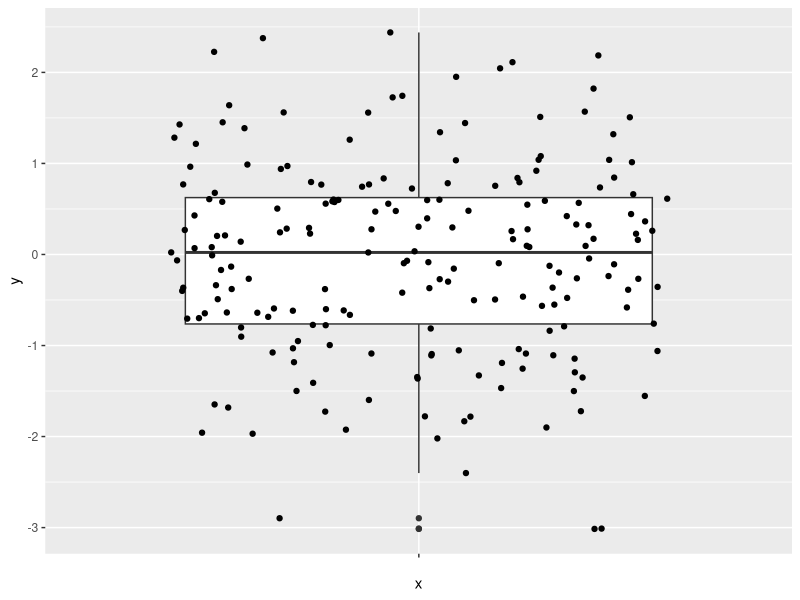
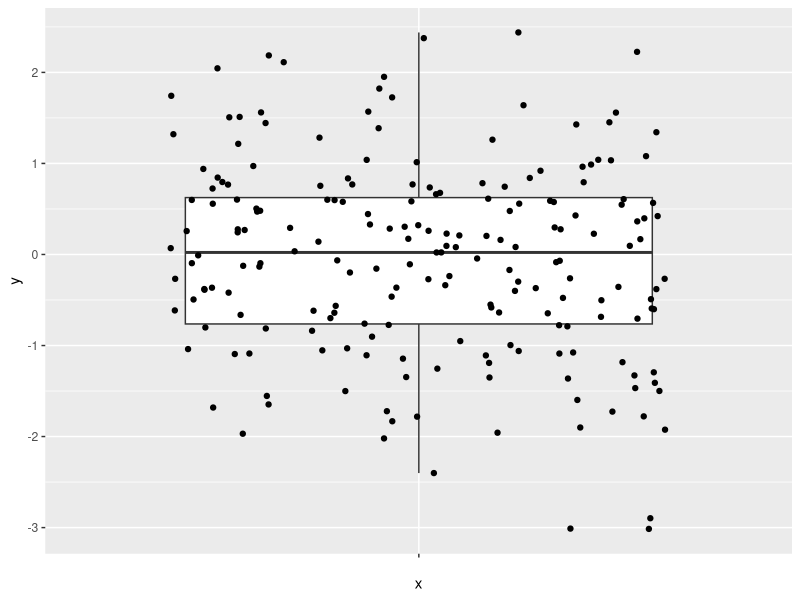
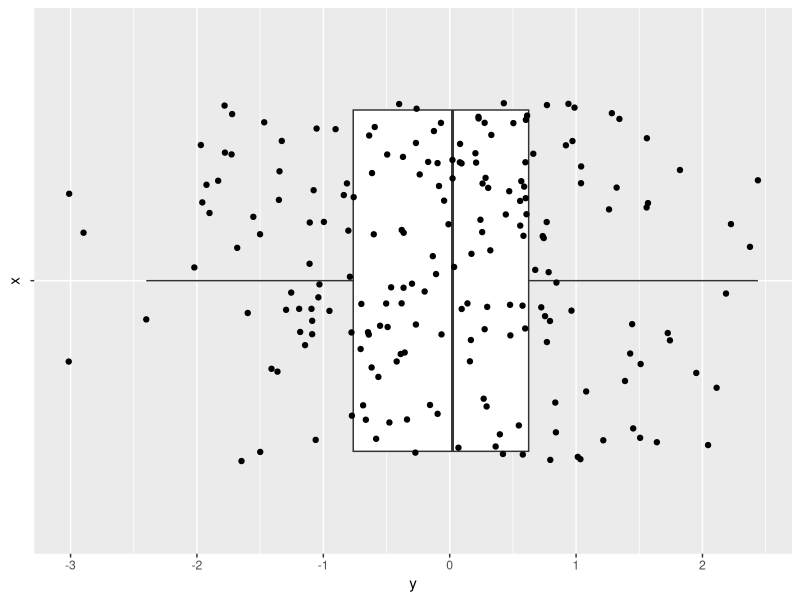
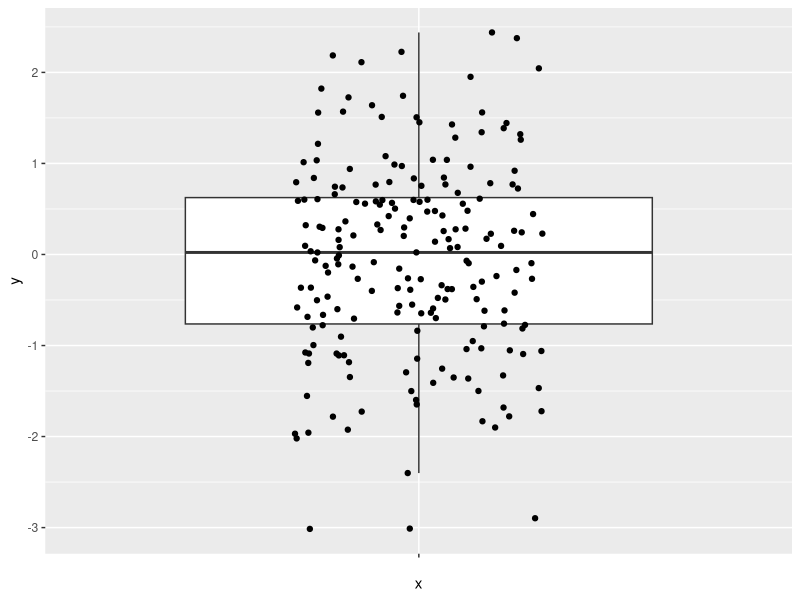
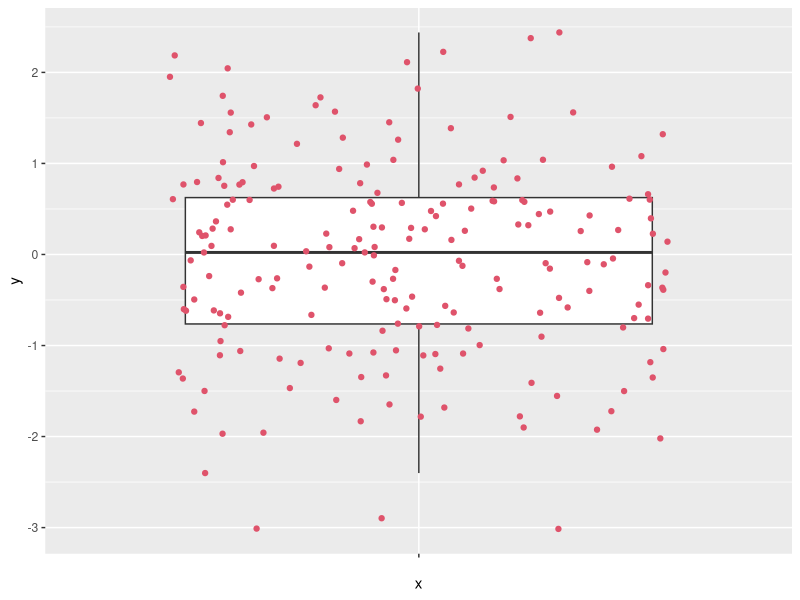
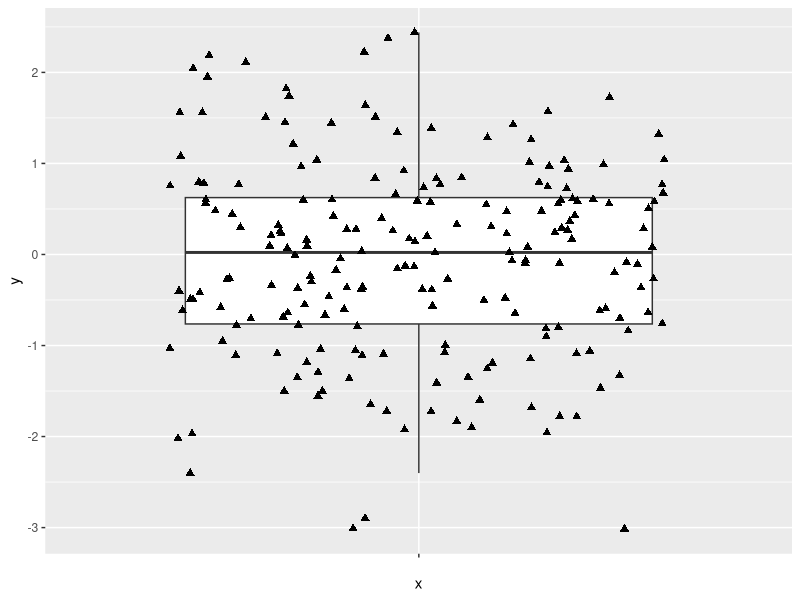
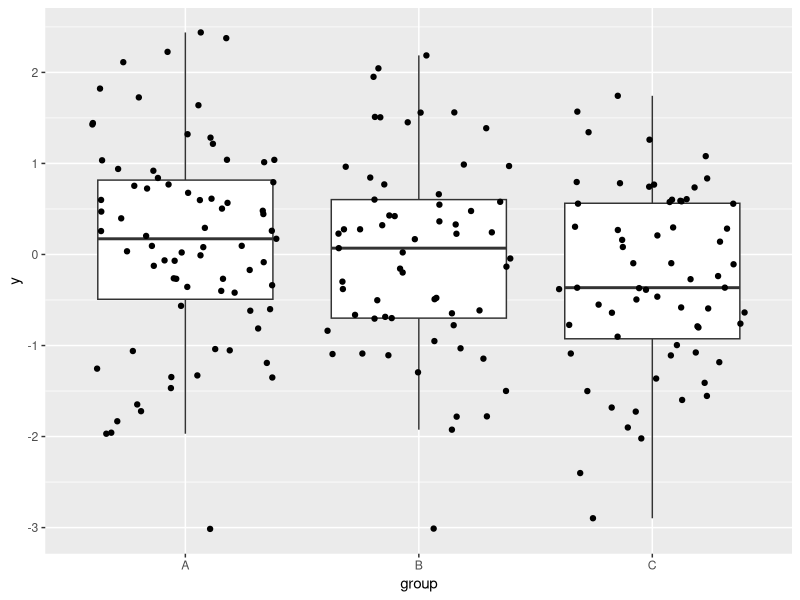
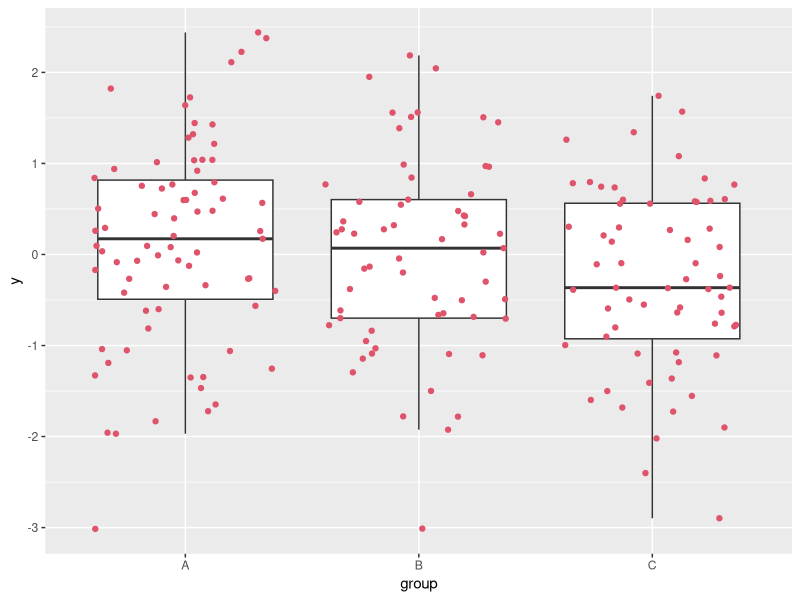

Source code (R) for these figures, in order:
library(ggplot2)

# Data
set.seed(8)
y <- rnorm(200)
df <- data.frame(y)

# Basic box plot
ggplot(df, aes(x = "", y = y)) + 
  geom_boxplot() +
  geom_jitter()

# removing the outliers of the box plot
ggplot(df, aes(x = "", y = y)) + 
  geom_boxplot(outlier.shape = NA) +
  geom_jitter()

# flip the axes
ggplot(df, aes(x = "", y = y)) + 
  geom_boxplot(outlier.shape = NA) +
  geom_jitter() +
  coord_flip()

# Customization of the jittered points

# width
ggplot(df, aes(x = "", y = y)) + 
  geom_boxplot(outlier.shape = NA) +
  geom_jitter(width = 0.2)

# colour
ggplot(df, aes(x = "", y = y)) + 
  geom_boxplot(outlier.shape = NA) +
  geom_jitter(colour = 2)

# shape and size
ggplot(df, aes(x = "", y = y)) + 
  geom_boxplot(outlier.shape = NA) +
  geom_jitter(shape = 17, size = 2)

# Jitter by group
set.seed(8)
y <- rnorm(200)
group <- sample(LETTERS[1:3], size = 200,
                replace = TRUE)
df <- data.frame(y, group)

# Box plot by group with jitter
ggplot(df, aes(x = group, y = y)) + 
  geom_boxplot(outlier.shape = NA) +
  geom_jitter()

# Jitter by group with custom color
ggplot(df, aes(x = group, y = y)) + 
  geom_boxplot(outlier.shape = NA) +
  geom_jitter(colour = 2)

# Jitter by group with color by group
ggplot(df, aes(x = group, y = y, colour = group)) + 
  geom_boxplot(outlier.shape = NA) +
  geom_jitter()

# Jitter by group with custom shape
ggplot(df, aes(x = group, y = y,
               colour = group,
               shape = group)) + 
  geom_boxplot(outlier.shape = NA) +
  geom_jitter()
